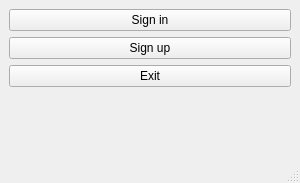
<?xml version="1.0" encoding="UTF-8"?>
<ui version="4.0">
 <class>MainWindow</class>
 <widget class="QMainWindow" name="MainWindow">
  <property name="geometry">
   <rect>
    <x>0</x>
    <y>0</y>
    <width>300</width>
    <height>183</height>
   </rect>
  </property>
  <property name="sizePolicy">
   <sizepolicy hsizetype="Preferred" vsizetype="Preferred">
    <horstretch>0</horstretch>
    <verstretch>0</verstretch>
   </sizepolicy>
  </property>
  <property name="maximumSize">
   <size>
    <width>300</width>
    <height>183</height>
   </size>
  </property>
  <property name="windowTitle">
   <string>MainWindow</string>
  </property>
  <widget class="QWidget" name="centralwidget">
   <layout class="QHBoxLayout" name="horizontalLayout">
    <item>
     <layout class="QVBoxLayout" name="verticalLayout">
      <item>
       <widget class="QPushButton" name="SignInBtn">
        <property name="sizePolicy">
         <sizepolicy hsizetype="Expanding" vsizetype="Fixed">
          <horstretch>0</horstretch>
          <verstretch>0</verstretch>
         </sizepolicy>
        </property>
        <property name="text">
         <string>Sign in</string>
        </property>
       </widget>
      </item>
      <item>
       <widget class="QPushButton" name="SignUpBtn">
        <property name="sizePolicy">
         <sizepolicy hsizetype="Expanding" vsizetype="Fixed">
          <horstretch>0</horstretch>
          <verstretch>0</verstretch>
         </sizepolicy>
        </property>
        <property name="text">
         <string>Sign up</string>
        </property>
       </widget>
      </item>
      <item>
       <widget class="QPushButton" name="exitBtn">
        <property name="sizePolicy">
         <sizepolicy hsizetype="Expanding" vsizetype="Fixed">
          <horstretch>0</horstretch>
          <verstretch>0</verstretch>
         </sizepolicy>
        </property>
        <property name="text">
         <string>Exit</string>
        </property>
       </widget>
      </item>
      <item>
       <spacer name="verticalSpacer">
        <property name="orientation">
         <enum>Qt::Vertical</enum>
        </property>
        <property name="sizeHint" stdset="0">
         <size>
          <width>20</width>
          <height>40</height>
         </size>
        </property>
       </spacer>
      </item>
     </layout>
    </item>
   </layout>
  </widget>
  <widget class="QMenuBar" name="menubar">
   <property name="geometry">
    <rect>
     <x>0</x>
     <y>0</y>
     <width>300</width>
     <height>26</height>
    </rect>
   </property>
  </widget>
  <widget class="QStatusBar" name="statusbar"/>
 </widget>
 <resources/>
 <connections/>
</ui>
